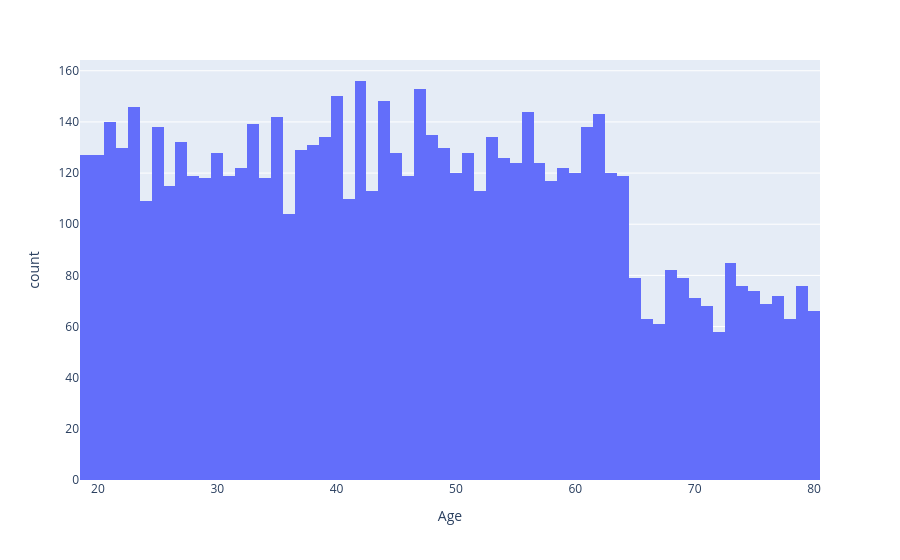

Notebook code for this chart:
### Markdown cell above
Visualizing Column 'Age' in the dataset

### Code cell
fig = px.histogram(df1, x = 'Age')
fig.show()

### Figure 1 — Plotly figure (JSON) as saved in the notebook; plotly's stock layout.template omitted (floating-point values rounded to 4 significant figures; data arrays with more than 128 entries replaced by an {"elided": "..."} marker saying what was removed)
{"data": [{"bingroup": "x", "hovertemplate": "Age=%{x}<br>count=%{y}<extra></extra>", "legendgroup": "", "marker": {"color": "#636efa", "pattern": {"shape": ""}}, "name": "", "orientation": "v", "showlegend": false, "type": "histogram", "x": {"elided": "7043 int values"}, "xaxis": "x", "yaxis": "y"}], "layout": {"barmode": "relative", "legend": {"tracegroupgap": 0}, "margin": {"t": 60}, "xaxis": {"anchor": "y", "domain": [0, 1], "title": {"text": "Age"}}, "yaxis": {"anchor": "x", "domain": [0, 1], "title": {"text": "count"}}}}
